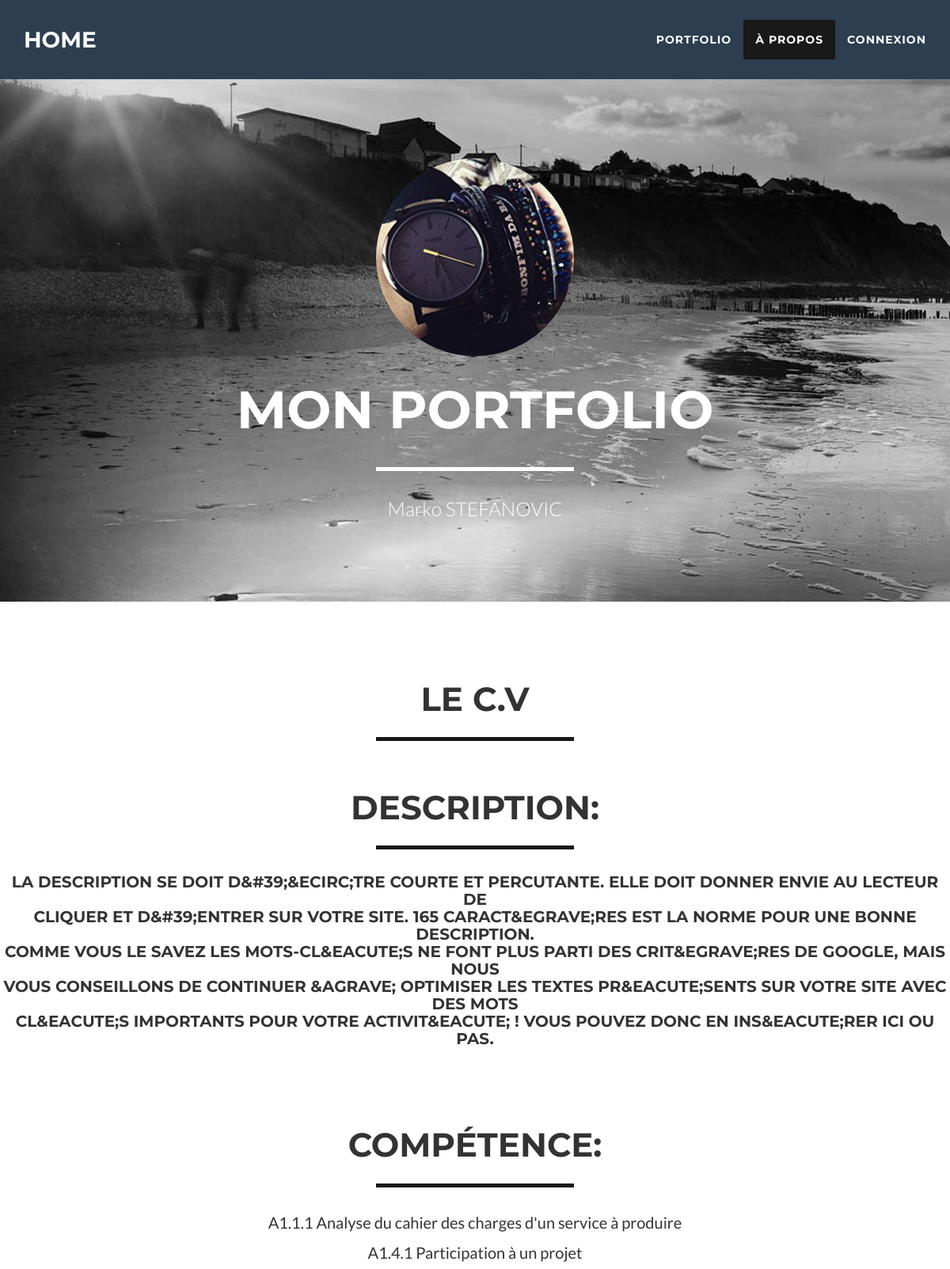
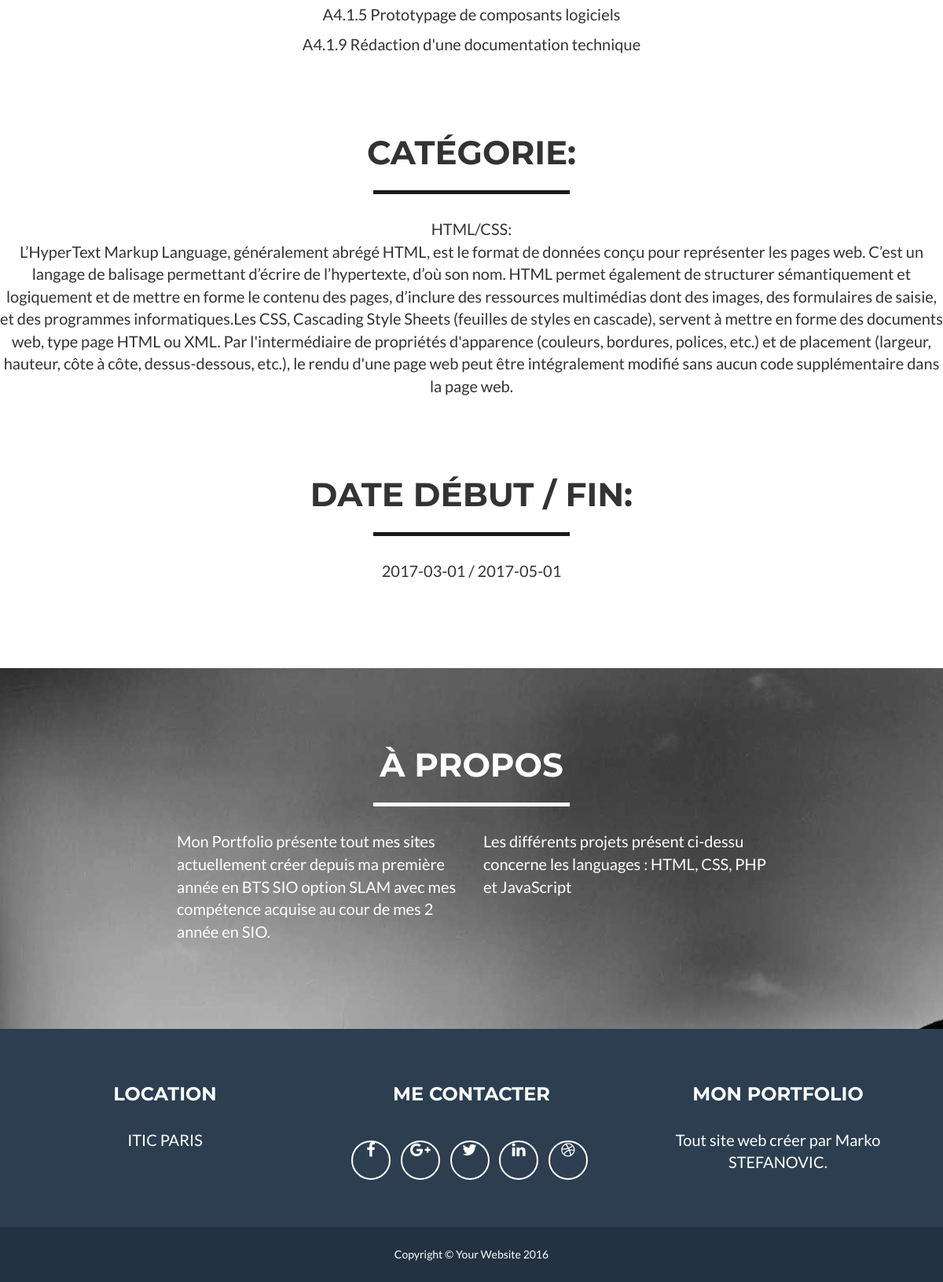
Page /leprojet.php?id=35 on the committed database (2 pictures, top to bottom).
### tables this page shows
CREATE TABLE `projet` (
  `id_p` smallint(5) UNSIGNED NOT NULL,
  `titre` varchar(50) DEFAULT NULL,
  `description` text,
  `date_deb` date DEFAULT NULL,
  `date_fin` date DEFAULT NULL,
  `id_cat` smallint(5) UNSIGNED NOT NULL,
  `id_u` smallint(5) UNSIGNED NOT NULL
);

CREATE TABLE `englober` (
  `id_p` smallint(5) UNSIGNED NOT NULL,
  `id_comp` smallint(5) UNSIGNED NOT NULL
);

CREATE TABLE `competence` (
  `id_comp` smallint(5) UNSIGNED NOT NULL,
  `titre` varchar(50) DEFAULT NULL,
  `description` text
);

CREATE TABLE `categorie` (
  `id_cat` smallint(5) UNSIGNED NOT NULL,
  `titre` varchar(50) DEFAULT NULL,
  `description` text
);

### leprojet.php (the view, shortened to what this page needs)
  <?php include("includes/head.php");?>
<?php
 $requete = 'SELECT * FROM projet WHERE id_p = '.$_GET['id'];
 $requete = $bdd -> query($requete);
 if ($reponse = $requete -> fetch())
 {
    echo' <section id="portfolio">
        <div class="container">
            <div class="row">
                <div class="col-lg-12 text-center">
                    <h2>'.$reponse['titre'].'</h2>
                    <hr class="star-primary">
                </div>
            </div>
        </div>';
     $requete = 'SELECT * FROM image WHERE principal !=1 AND id_p = '.$_GET['id'];
     $requete = $bdd -> query($requete);
     echo '<div class="row">';
     while ($reponse1 = $requete -> fetch())
     {
         echo '<div class="col-sm-4 portfolio-item"><a class="zoombox zgallery1" href="'.$reponse1['nom_img'].'"><img src="'.$reponse1['nom_img'].'" class="img-responsive" alt=""></a></div>';
     }
     echo '</div>';
     echo '     <div class="container">
                <h2 style="text-align: center">Description:
                </div><hr class="star-primary"><h3 style ="text-align: center"> ';
        $limit=0;
     for($i=0; $i< strlen ($reponse['description']); $i++)
     {
      if ($limit > 100 and $reponse['description'][$i]==' ')
        {
          $limit=0;
         echo "<br/>";
        }
        echo $reponse['description'][$i];
        $limit ++;
     }
     echo '</h3></h2>';
     $requete = 'SELECT * FROM englober e, competence c WHERE e.id_comp=c.id_comp AND e.id_p = '.$_GET['id'];
     echo "<div style='margin-top: 100px'><h2 style='text-align: center'>Compétence:</h2><hr class='star-primary'>";
     $requete = $bdd -> query($requete);
     while ($reponse = $requete -> fetch())
     {
         echo "<p style='text-align: center'>".$reponse['titre']." ".$reponse['description']."</p></div>";
     }
        $requete = 'SELECT * FROM projet p, categorie c WHERE p.id_cat=c.id_cat AND p.id_p = '.$_GET['id'];
        echo "<div style='margin-top: 100px'><h2 style='text-align: center'>Catégorie:</h2><hr class='star-primary'>";
     $requete = $bdd -> query($requete);
     while ($reponse = $requete -> fetch())
     {
         echo "<p style='text-align: center'>".$reponse['titre'].":<br/> ".$reponse['description']."</p></div>";
     }
     $requete = 'SELECT * FROM projet WHERE id_p = '.$_GET['id'];
     echo "<div style='margin-top: 100px'><h2 style='text-align: center'>Date Début / Fin:</h2><hr class='star-primary'>";
     $requete = $bdd -> query($requete);
     if ($reponse = $requete -> fetch())
         echo "<p style='text-align: center'>".$reponse['date_deb']." /  ".$reponse['date_fin']."</p></div>";
 }
    echo '</section>';
?>
<?php include("includes/footer.php"); ?>

### includes/head.php (shortened to what this page needs)
<html lang="fr">
<head>
    <link href="vendor/bootstrap/css/bootstrap.min.css" rel="stylesheet">
    <link href="css/style.css" rel="stylesheet">
    <link href="vendor/font-awesome/css/font-awesome.min.css" rel="stylesheet" type="text/css">
</head>
  <body id="page-top" class="index">
    <nav id="mainNav" class="navbar navbar-default navbar-fixed-top navbar-custom">
        <div class="container">
            <div class="navbar-header page-scroll">
                <a class="navbar-brand" href="index.php">Home</a>
            </div>
            <div class="collapse navbar-collapse" id="bs-example-navbar-collapse-1">
                <ul class="nav navbar-nav navbar-right">
                    <li class="page-scroll">
                        <a href="#portfolio">Portfolio</a>
                    </li>
                    <li class="page-scroll">
                        <a href="#about">à propos</a>
                    </li>
                     <?php if (isset($_SESSION['connecte']))
                            {
                                echo "<li class='compte'><a href='logout.php'>Déconnexion</a></li>";
                            }
                            else
                            {
                                echo "<li class='page-scroll'>
                                        <a href='login.php'>Connexion</a>
                                      </li>";
                            }
                    ?>
                </ul>
            </div>
        </div>
    </nav>
    <header>
        <div class="container">
            <div class="row">
                <div class="col-lg-12">
                    <img class="imgprofil" src="img/profile.png" alt="">
                    <div class="intro-text">
                        <span class="name">Mon Portfolio</span>
                        <hr class="star-light">
                        <span class="skills">Marko STEFANOVIC</span>
                    </div>
                </div>
            </div>
        </div>
    </header>

### includes/footer.php (shortened to what this page needs)
    <section class="success" id="about">
        <div class="container">
            <div class="row">
                <div class="col-lg-12 text-center">
                    <h2>à propos</h2>
                    <hr class="star-light">
                </div>
            </div>
            <div class="row">
                <div class="col-lg-4 col-lg-offset-2">
                    <p>Mon Portfolio présente tout mes sites actuellement créer depuis ma première année en BTS SIO option SLAM avec mes compétence acquise au cour de mes 2 année en SIO.</p>
                </div>
                <div class="col-lg-4">
                    <p>Les différents projets présent ci-dessu concerne les languages : HTML, CSS, PHP et JavaScript</p>
                </div>
            </div>
        </div>
    </section>
    <footer class="text-center">
        <div class="footer-above">
            <div class="container">
                <div class="row">
                    <div class="footer-col col-md-4">
                        <h3>Location</h3>
                        <p>ITIC PARIS</p>
                    </div>
                    <div class="footer-col col-md-4">
                        <h3>me contacter</h3>
                        <ul class="list-inline">
                            <li>
                                <a href="#" class="btn-social btn-outline"><i class="fa fa-fw fa-facebook"></i></a>
                            </li>
                            <li>
                                <a href="#" class="btn-social btn-outline"><i class="fa fa-fw fa-google-plus"></i></a>
                            </li>
                            <li>
                                <a href="#" class="btn-social btn-outline"><i class="fa fa-fw fa-twitter"></i></a>
                            </li>
                            <li>
                                <a href="#" class="btn-social btn-outline"><i class="fa fa-fw fa-linkedin"></i></a>
                            </li>
                            <li>
                                <a href="#" class="btn-social btn-outline"><i class="fa fa-fw fa-dribbble"></i></a>
                            </li>
                        </ul>
                    </div>
                    <div class="footer-col col-md-4">
                        <h3>Mon Portfolio</h3>
                        <p>Tout site web créer par Marko STEFANOVIC.</p>
                    </div>
                </div>
            </div>
        </div>
        <div class="footer-below">
            <div class="container">
                <div class="row">
                    <div class="col-lg-12">
                        Copyright &copy; Your Website 2016
                    </div>
                </div>
            </div>
        </div>
    </footer>
</body>
</html>

### css/style.css (style rules this page uses)
body { font-family: Lato, 'Helvetica Neue', Helvetica, Arial, sans-serif; overflow-x: hidden }
p { font-size: 20px }
a, a.active, a:active, a:focus, a:hover { color: #181918; outline: 0 }
h1, h2, h3, h4, h5, h6 { font-family: Montserrat, "Helvetica Neue", Helvetica, Arial, sans-serif; text-transform: uppercase; font-weight: 700 }
hr.star-light, hr.star-primary { padding: 0; border: none; border-top: solid 5px; text-align: center; max-width: 250px; margin: 25px auto 30px }
hr.star-light:after, hr.star-primary:after { content: "\f005"; font-family: FontAwesome; display: inline-block; position: relative; top: -.8em; font-size: 2em; padding: 0 .25em }
.navbar-custom, header .intro-text .name { font-family: Montserrat, "Helvetica Neue", Helvetica, Arial, sans-serif; text-transform: uppercase }
hr.star-light { border-color: #fff }
hr.star-light:after { background-color: #181918; color: #fff }
hr.star-primary { border-color: #181918 }
hr.star-primary:after { background-color: #fff; color: #2C3E50 }
.navbar-custom .navbar-brand, .navbar-custom .navbar-brand.active, .navbar-custom .navbar-brand:active, .navbar-custom .navbar-brand:focus, .navbar-custom .navbar-brand:hover, .navbar-custom .navbar-nav li a, header { color: #fff }
header { text-align: center; background: url(fond-portfolio.jpg); }
header .container { padding-top: 100px; padding-bottom: 50px }
header img { display: block; margin: 0 auto 20px }
header .intro-text .name { display: block; font-weight: 700; font-size: 2em }
header .intro-text .skills { font-size: 1.25em; font-weight: 300 }
@media (min-width:768px) { header .container { padding-top: 200px; padding-bottom: 100px } }
@media (min-width:768px) { header .intro-text .name { font-size: 4.75em } }
@media (min-width:768px) { header .intro-text .skills { font-size: 1.75em } }
.navbar-custom { background: #2C3E50; font-weight: 700; border: none }
.navbar-custom .navbar-nav { letter-spacing: 1px }
.navbar-custom .navbar-nav li.active a, .navbar-custom .navbar-nav li.active a:active, .navbar-custom .navbar-nav li.active a:focus, .navbar-custom .navbar-nav li.active a:hover { color: #fff; background: #181918 }
@media (min-width:768px) { .navbar-custom { padding: 25px 0; -webkit-transition: padding .3s; -moz-transition: padding .3s; transition: padding .3s } }
@media (min-width:768px) { .navbar-custom .navbar-brand { font-size: 2em; -webkit-transition: all .3s; -moz-transition: all .3s; transition: all .3s } }
section { padding: 100px 0 }
section h2 { margin: 0; font-size: 3em }
section.success { background: url(fond-portfolio2.jpg); color: #fff }
#portfolio .portfolio-item { margin: 0 0 15px; right: 0 }
.btn-social, .scroll-top, .scroll-top .btn { width: 50px; height: 50px }
#portfolio * { z-index: 2 }
@media (min-width:767px) { #portfolio .portfolio-item { margin: 0 0 30px } }
footer { color: #fff }
footer h3 { margin-bottom: 30px }
footer .footer-above { padding-top: 50px; background-color: #2C3E50 }
footer .footer-col { margin-bottom: 50px }
footer .footer-below { padding: 25px 0; background-color: #233140 }
.btn-outline { color: #fff; font-size: 20px; border: 2px solid #fff; background: 0 0; transition: all .3s ease-in-out; margin-top: 15px }
.btn-social { display: inline-block; border: 2px solid #fff; border-radius: 100%; text-align: center; font-size: 20px; line-height: 45px }
.imgprofil { border-radius: 50%; width: 250px; }

### rows in the picture
projet: titre "LE C.V", description "L", description "A", description "D", description "E", description "S", description "C", description "R", description "I", description "P", description "T", description "O", description "N", description "&", description "#", description "3", description "9", description ";", description "U", description ".", description "V", description "Q", description "1", description "6", description "5", description "G", description "M", description "B", description "Z", description "-", description "F", description ",", description "X", description "!", id_cat.titre "HTML/CSS", id_cat.description "L’HyperText Markup Language, généralement abrégé HTML, est le format de données conçu pour représenter les pages web. C’est un langage de balisage permettant d’écrire de l’hypertexte, d’où son nom. HTML permet également de structurer sémantiquement et logiquement et de mettre en forme le contenu des pages, d’inclure des ressources multimédias dont des images, des formulaires de saisie, et des programmes informatiques.Les CSS, Cascading Style Sheets (feuilles de styles en cascade), servent à mettre en forme des documents web, type page HTML ou XML. Par l'intermédiaire de propriétés d'apparence (couleurs, bordures, polices, etc.) et de placement (largeur, hauteur, côte à côte, dessus-dessous,…", date_deb "2017-03-01", date_fin "2017-05-01"
englober: id_comp.titre "A1.1.1", id_comp.description "Analyse du cahier des charges d'un service à produire"
englober: id_comp.titre "A1.4.1", id_comp.description "Participation à un projet"
englober: id_comp.titre "A4.1.5", id_comp.description "Prototypage de composants logiciels"
englober: id_comp.titre "A4.1.9", id_comp.description "Rédaction d'une documentation technique"
